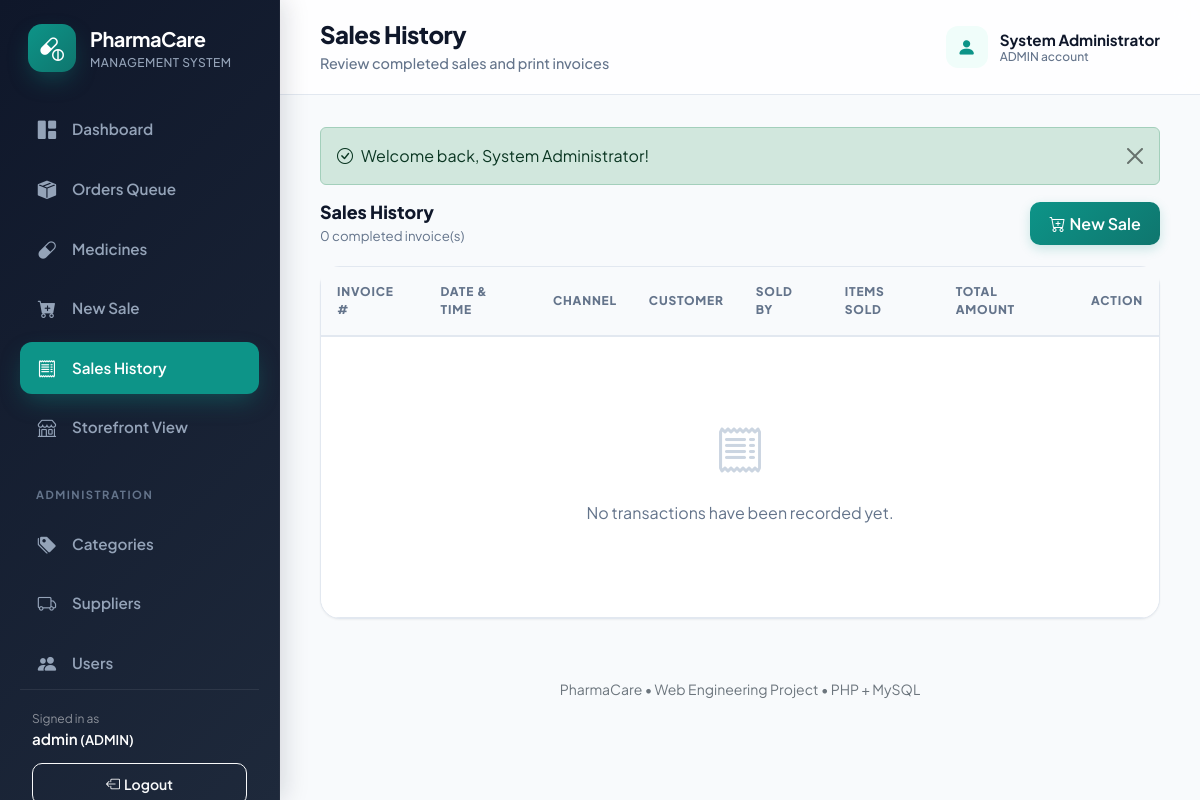
/index.php?page=sales (signed in), run on an earlier commit of the app's database.
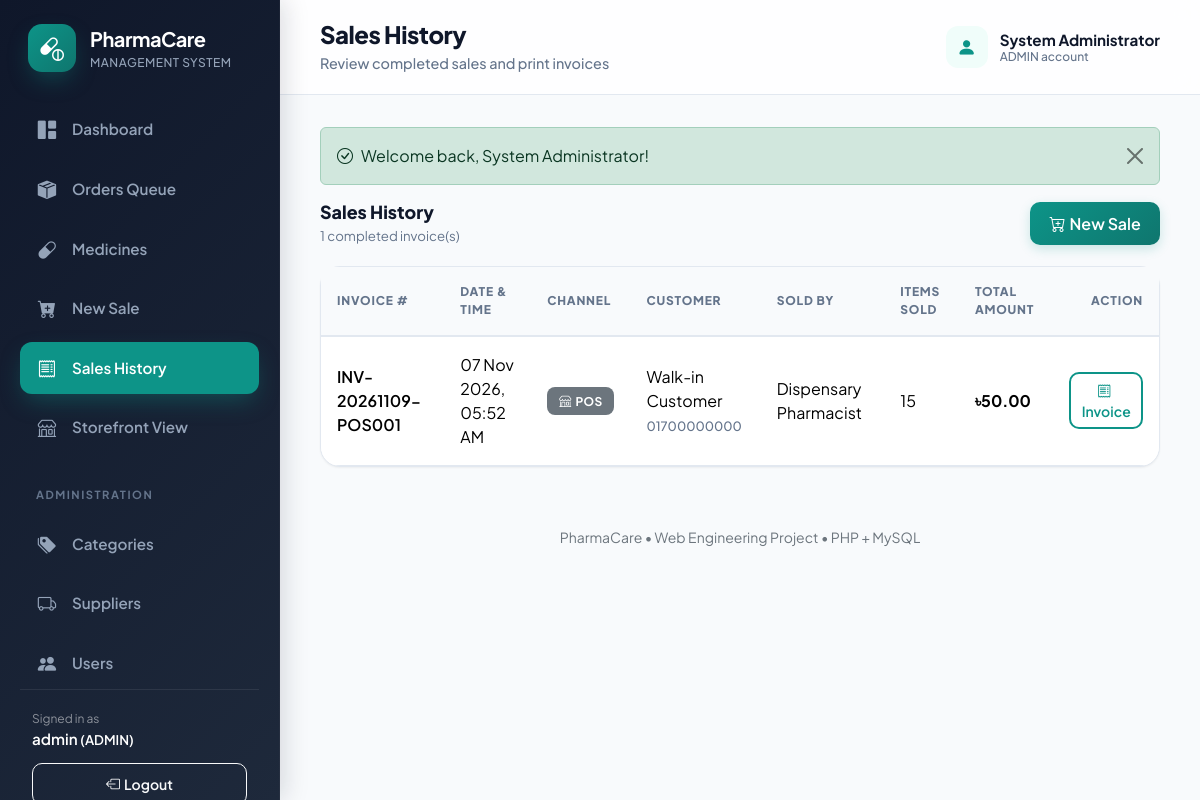
And on a later commit of the database.
### tables this page shows
CREATE TABLE sales (
    id INT AUTO_INCREMENT PRIMARY KEY,
    invoice_number VARCHAR(50) NOT NULL UNIQUE,
    sale_date DATETIME NOT NULL DEFAULT CURRENT_TIMESTAMP,
    customer_name VARCHAR(100) NULL,
    customer_phone VARCHAR(30) NULL,
    subtotal DECIMAL(10,2) NOT NULL,
    discount DECIMAL(10,2) NOT NULL DEFAULT 0.00,
    total_amount DECIMAL(10,2) NOT NULL,
    sold_by_id INT NOT NULL,
    channel VARCHAR(20) NOT NULL DEFAULT 'POS',
    order_id INT NULL,
    CONSTRAINT fk_sale_sold_by FOREIGN KEY (sold_by_id) REFERENCES app_users(id) ON DELETE RESTRICT,
    INDEX idx_sale_date (sale_date),
    INDEX idx_sale_channel (channel),
    INDEX idx_sale_order (order_id)
);

CREATE TABLE app_users (
    id INT AUTO_INCREMENT PRIMARY KEY,
    full_name VARCHAR(100) NOT NULL,
    username VARCHAR(50) NOT NULL UNIQUE,
    email VARCHAR(100) NULL UNIQUE,
    phone VARCHAR(30) NULL,
    address TEXT NULL,
    password VARCHAR(255) NOT NULL,
    role ENUM('ADMIN', 'STAFF', 'CUSTOMER') NOT NULL DEFAULT 'CUSTOMER',
    enabled TINYINT(1) NOT NULL DEFAULT 1,
    created_at DATETIME NOT NULL DEFAULT CURRENT_TIMESTAMP
);

### index.php (called while the page is built, shortened)
<?php
$page = (string)($_GET['page'] ?? (user() && is_customer() ? 'catalog' : 'dashboard'));
require __DIR__ . '/includes/header.php';
match ($page) {
    'catalog' => (new \App\Controllers\CatalogController())->index(),
    'cart' => (new \App\Controllers\CartController())->index(),
    'checkout' => (new \App\Controllers\OrderController())->checkout(),
    'order_confirmation' => (new \App\Controllers\OrderController())->confirmation(),
    'orders' => (new \App\Controllers\OrderController())->index(),
    'order_detail' => (new \App\Controllers\OrderController())->show(),
    'my_orders' => (new \App\Controllers\OrderController())->myOrders(),
    default => include __DIR__ . '/pages/' . $page . '.php'
};
require __DIR__ . '/includes/footer.php';

### config/database.php (called while the page is built, shortened)
<?php
function db(): PDO
{
    static $pdo = null;
    if ($pdo === null) {
        $configFile = dirname(__DIR__) . '/config.php';
        $config = file_exists($configFile) ? require $configFile : [];
        $host = (string)($config['db_host'] ?? '127.0.0.1');
        $port = (int)($config['db_port'] ?? 3306);
        $dbname = (string)($config['db_name'] ?? 'pharmacare');
        $user = (string)($config['db_user'] ?? 'root');
        $pass = (string)($config['db_pass'] ?? '');
        $charset = 'utf8mb4';
        $dsn = "mysql:host={$host};port={$port};dbname={$dbname};charset={$charset}";
        $options = [
            PDO::ATTR_ERRMODE => PDO::ERRMODE_EXCEPTION,
            PDO::ATTR_DEFAULT_FETCH_MODE => PDO::FETCH_ASSOC,
            PDO::ATTR_EMULATE_PREPARES => false,
        ];
        try {
            $pdo = new PDO($dsn, $user, $pass, $options);
            $pdo->exec("SET time_zone = '+06:00'");
        } catch (PDOException $e) {
            http_response_code(500);
            die("
            <!doctype html>
            <html lang='en'>
            <head>
                <meta charset='utf-8'>
                <title>Database Connection Issue | PharmaCare</title>
                <style>
                    body { font-family: -apple-system, BlinkMacSystemFont, 'Segoe UI', Roboto, sans-serif; background: #f8fafc; color: #1e293b; padding: 40px 20px; }
                    .card { max-width: 600px; margin: 0 auto; background: #ffffff; border-radius: 12px; border: 1px solid #e2e8f0; padding: 32px; box-shadow: 0 4px 6px -1px rgba(0,0,0,0.05); }
                    h2 { color: #dc2626; margin-top: 0; font-size: 20px; }
                    .alert { background: #fef2f2; border: 1px solid #fee2e2; color: #991b1b; padding: 12px 16px; border-radius: 8px; font-size: 14px; margin-bottom: 20px; }
                    ul { padding-left: 20px; font-size: 14px; line-height: 1.6; }
                    code { background: #f1f5f9; padding: 2px 6px; border-radius: 4px; font-family: monospace; color: #0f172a; }
                </style>
            </head>
            <body>
                <div class='card'>
                    <h2>Database Connection Failed</h2>
                    <div class='alert'>" . htmlspecialchars($e->getMessage(), ENT_QUOTES, 'UTF-8') . "</div>
                    <p>Please check your database credentials in <code>config.php</code>:</p>
                    <ul>
                        <li><strong>Host:</strong> <code>" . htmlspecialchars($host, ENT_QUOTES, 'UTF-8') . "</code></li>
                        <li><strong>Database:</strong> <code>" . htmlspecialchars($dbname, ENT_QUOTES, 'UTF-8') . "</code></li>
                        <li><strong>User:</strong> <code>" . htmlspecialchars($user, ENT_QUOTES, 'UTF-8') . "</code></li>
                    </ul>
                    <p style='font-size: 13px; color: #64748b;'>Ensure MySQL / MariaDB is running and <code>database/pharmacare.sql</code> has been imported.</p>
                </div>
            </body>
            </html>
            ");
        }
    }
    return $pdo;
}

### pages/sales.php (the view, shortened to what the changed rows need)
<?php
$sales = fetch_all('SELECT s.*, u.full_name AS sold_by_name, u.username AS sold_by_username, COALESCE((SELECT SUM(si.quantity) FROM sale_items si WHERE si.sale_id = s.id), 0) AS total_quantity FROM sales s JOIN app_users u ON u.id = s.sold_by_id ORDER BY s.sale_date DESC, s.id DESC');
?>
<div class="page-intro">
    <div>
        <h2>Sales History</h2>
        <p><?= count($sales) ?> completed invoice(s)</p>
    </div>
    <a href="<?= e(url('sale_form')) ?>" class="btn btn-primary">
    </a>
</div>
<div class="card">
    <div class="table-responsive">
        <table class="table table-hover">
            <thead>
                <tr>
                    <th>Invoice #</th>
                    <th>Date &amp; Time</th>
                    <th>Channel</th>
                    <th>Customer</th>
                    <th>Sold By</th>
                    <th>Items Sold</th>
                    <th>Total Amount</th>
                    <th class="text-end">Action</th>
                </tr>
            </thead>
            <tbody>
                <?php foreach ($sales as $s): ?>
                    <tr>
                        <td class="fw-semibold">
                            <?= e($s['invoice_number']) ?>
                        </td>
                        <td><?= e(nice_date($s['sale_date'], true)) ?></td>
                        <td>
                            <?php if (($s['channel'] ?? 'POS') === 'ONLINE'): ?>
                                <span class="badge text-bg-primary"><i class="bi bi-globe me-1"></i>Online</span>
                            <?php else: ?>
                                <span class="badge text-bg-secondary"><i class="bi bi-shop me-1"></i>POS</span>
                            <?php endif; ?>
                        </td>
                        <td>
                            <?= e($s['customer_name'] ?: 'Walk-in Customer') ?>
                            <span class="subtext"><?= e($s['customer_phone'] ?? '') ?></span>
                        </td>
                        <td><?= e($s['sold_by_name']) ?></td>
                        <td><?= e((string)$s['total_quantity']) ?></td>
                        <td>
                            <strong><?= money($s['total_amount']) ?></strong>
                        </td>
                        <td class="text-end">
                            <a href="<?= e(url('invoice', ['id' => $s['id']])) ?>" class="btn btn-sm btn-outline-primary">
                                <i class="bi bi-receipt me-1"></i>Invoice
                            </a>
                        </td>
                    </tr>
                <?php endforeach; ?>
                <?php if (!$sales): ?>
                    <tr>
                        <td colspan="8">
                            <div class="empty-state">
                                <i class="bi bi-receipt"></i>
                                <p>No transactions have been recorded yet.</p>
                            </div>
                        </td>
                    </tr>
                <?php endif; ?>
            </tbody>
        </table>
    </div>
</div>

### includes/header.php (shortened to what the changed rows need)
<?php
$active = match($page) {
    'medicine_form' => 'medicines',
    'invoice' => 'sales',
    'sale_form' => 'sale_form',
    'order_detail' => (is_customer() ? 'my_orders' : 'orders'),
    default => $page
};
$heading = page_title($page);
$subtitles = [
 'dashboard' => 'Current pharmacy stock and sales overview',
 'orders' => 'Fulfill customer orders, review prescriptions, and manage dispatch queue',
 'order_detail' => 'Review order items, verify doctor prescriptions, and manage status transitions',
 'my_orders' => 'Track your active orders and review previous medication orders',
 'medicines' => 'Search stock, prices, batch and expiry information',
 'medicine_form' => 'Enter medicine, stock, price and expiry details',
 'sale_form' => 'Select medicines and generate an invoice',
 'sales' => 'Review completed sales and print invoices',
 'invoice' => 'Printable receipt for the completed sale',
 'categories' => 'Organize medicines into searchable groups',
 'suppliers' => 'Manage supplier and contact information',
 'users' => 'Create staff accounts and control access',
 'catalog' => 'Browse, search, and order available medicines online',
 'cart' => 'Review selected medicines and adjust quantities',
 'checkout' => 'Provide delivery address and confirm your order',
 'order_confirmation' => 'Order placed successfully and queued for dispensary review',
 'profile' => 'Manage your customer profile and delivery address',
 'register' => 'Create a customer account to order medicines online'
];
if (!user()) {
    $links = [
        ['catalog', 'capsule-pill', 'Browse Medicines', 'catalog'],
    ];
    $brandUrl = url('catalog');
    $brandSubtitle = 'Online Storefront';
} else {
    $pendingOrdersCount = 0;
    try {
        $pendingOrdersCount = (int)scalar("SELECT COUNT(*) FROM orders WHERE order_status IN ('PENDING', 'CONFIRMED')");
    } catch (Throwable $e) {}
    $ordersBadge = $pendingOrdersCount > 0 ? ' (' . $pendingOrdersCount . ')' : '';
    $links = [
        ['dashboard','grid-1x2-fill','Dashboard','dashboard'],
        ['orders','box-seam-fill','Orders Queue' . $ordersBadge,'orders'],
        ['medicines','capsule','Medicines','medicines'],
        ['sale_form','cart-plus-fill','New Sale','sale_form'],
        ['sales','receipt','Sales History','sales'],
        ['catalog','shop','Storefront View','catalog'],
    ];
    if (is_admin()) {
        $links[] = ['section', '', 'Administration', ''];
        $links[] = ['categories', 'tags-fill','Categories','categories'];
        $links[] = ['suppliers','truck','Suppliers','suppliers'];
        $links[] = ['users','people-fill','Users','users'];
    }
}
?>
<!doctype html><html lang="en"><head>
<link href="https://cdn.jsdelivr.net/npm/bootstrap@5.3.3/dist/css/bootstrap.min.css" rel="stylesheet">
<link href="https://cdn.jsdelivr.net/npm/bootstrap-icons@1.11.3/font/bootstrap-icons.min.css" rel="stylesheet">
<link rel="stylesheet" href="assets/css/app.css"></head><body>
<aside class="app-sidebar">
 <nav class="sidebar-nav">
 <?php foreach ($links as [$dest, $icon, $label, $selected]): ?>
 <?php if ($dest === 'section'): ?><div class="nav-section"><?=e($label)?></div>
 <?php else: ?><a class="<?=($active === $selected ? 'active' : '')?>" href="<?=e(url($dest))?>"><i class="bi bi-<?=e($icon)?>"></i><span><?=e($label)?></span></a><?php endif; ?>
 <?php endforeach; ?>
 </nav>
</aside>
<div class="app-main">
 <header class="app-topbar">
  <div class="d-flex align-items-center gap-3">
   <div><h1><?=e($heading)?></h1><p><?=e($subtitles[$page]??'PharmaCare Management System')?></p></div>
  </div>
 </header>
 <main class="content">
 <?php show_flashes(); ?>

### includes/functions.php (shortened to what the changed rows need)
<?php
function e(mixed $value): string { return htmlspecialchars((string)($value ?? ''), ENT_QUOTES | ENT_SUBSTITUTE, 'UTF-8'); }
function url(string $page = 'dashboard', array $params = []): string { return 'index.php?' . http_build_query(['page' => $page] + $params); }
function money(mixed $amount): string { return '৳' . number_format((float)$amount, 2); }
function nice_date(?string $date, bool $time = false): string { return $date ? date($time ? 'd M Y, h:i A' : 'd M Y', strtotime($date)) : '—'; }
function fetch_all(string $sql, array $params = []): array { $stmt = db()->prepare($sql); $stmt->execute($params); return $stmt->fetchAll(); }
function show_flashes(): void {
    foreach ($_SESSION['_flash'] ?? [] as $f) {
        $kind = $f['type'] === 'success' ? 'success' : 'danger';
        echo '<div class="alert alert-' . $kind . ' alert-dismissible fade show" role="alert"><i class="bi bi-' . ($kind === 'success' ? 'check-circle' : 'exclamation-triangle') . ' me-2"></i>' . e($f['text']) . '<button type="button" class="btn-close" data-bs-dismiss="alert" aria-label="Close"></button></div>';
    }
}
function page_title(string $page): string { return [
    'dashboard' => 'Dashboard', 'medicines' => 'Medicine Inventory', 'medicine_form' => 'Medicine Details',
    'sales' => 'Sales History', 'sale_form' => 'Create New Sale', 'invoice' => 'Sales Invoice',
    'categories' => 'Medicine Categories', 'suppliers' => 'Suppliers', 'users' => 'User Management',
    'register' => 'Customer Registration', 'catalog' => 'Medicine Catalog', 'profile' => 'My Account Profile',
    'cart' => 'Shopping Cart', 'checkout' => 'Order Checkout', 'order_confirmation' => 'Order Confirmation',
    'orders' => 'Orders Queue', 'order_detail' => 'Order Details', 'my_orders' => 'My Orders'
][$page] ?? 'PharmaCare'; }

What changed in the data, as far as the page shows it:
added sales: invoice_number "INV-20261109-POS001", sale_date "07 Nov 2026, 05:52 AM", channel "POS" (drawn), customer_name "Walk-in Customer", customer_phone "01700000000", sold_by.full_name "Dispensary Pharmacist", total_quantity "15", total_amount "৳50.00"
Also different on the page:
count($sales): "0" → "1"
text no longer shown: "No transactions have been recorded yet."
